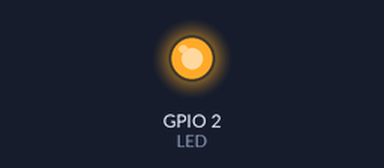
This program was run on a simulated ESP8266 (NodeMCU). On the bench: output pins drawn as LEDs (lit = HIGH). A WiFi scan finds three made-up networks; what the program prints to the serial monitor is not drawn.

Above: at 2.9 s.
At 4.58 s:
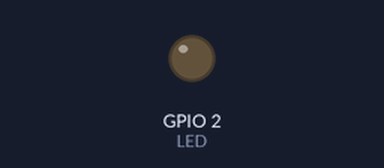
Timing chart, 0 to 5.4 s (numbered marks = the images above):
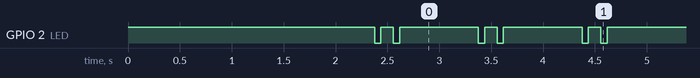

The program:

main.cpp
```cpp
// ESP8266 / ESP32 health checker.
//
// Level-3 bring-up tool for the WoT building gateway: flash this to each board
// as you plug it in to confirm it is healthy before giving it a device role.
// It prints chip / flash / power / radio diagnostics once at boot with a
// PASS / FAIL summary, then blinks the onboard LED as a "still alive" heartbeat
// and reprints free heap every few seconds so you can watch for memory leaks or
// brownout resets.
//
// Dual-architecture on purpose: the same tool covers ESP8266 (NodeMCU Amica)
// and ESP32 dev boards. Arch-specific bits are behind #if guards.
// Nothing here is WoT-specific: it is a pure hardware sanity check.

#include <Arduino.h>

#if defined(ESP8266)
  #include <ESP8266WiFi.h>
  // Read internal supply voltage on the VCC pin. Requires A0/TOUT unconnected
  // (NodeMCU Amica leaves A0 free by default).
  ADC_MODE(ADC_VCC);
  #define LED_ON()  digitalWrite(LED, LOW)    // ESP-12E LED (GPIO2) is active-LOW
  #define LED_OFF() digitalWrite(LED, HIGH)
#elif defined(ESP32)
  #include <WiFi.h>
  #ifndef LED_BUILTIN
    #define LED_BUILTIN 2                       // generic ESP32 devkit LED
  #endif
  #define LED_ON()  digitalWrite(LED, HIGH)    // ESP32 devkit LED is active-HIGH
  #define LED_OFF() digitalWrite(LED, LOW)
#else
  #error "Unsupported target: build for ESP8266 or ESP32"
#endif

static const uint8_t LED = LED_BUILTIN;

static bool g_allPass = true;

static void check(const char *label, bool ok, const String &detail) {
  Serial.printf("  [%s] %-22s %s\n", ok ? "PASS" : "FAIL", label, detail.c_str());
  if (!ok) g_allPass = false;
}

static void banner(const char *text) {
  Serial.println();
  Serial.println(F("========================================"));
  Serial.print(F("  "));
  Serial.println(text);
  Serial.println(F("========================================"));
}

static void scanRadio() {
  banner("WiFi radio scan");
  WiFi.mode(WIFI_STA);
  WiFi.disconnect();
  delay(100);

  int n = WiFi.scanNetworks();
  if (n < 0) {
    check("WiFi scan", false, "scanNetworks() returned error");
    return;
  }
  // A working radio almost always sees at least one AP in a lab. Zero is a soft
  // warning (shielded room?) but still proves the scan ran, so we only fail on
  // an outright scan error above.
  check("WiFi scan", true, String(n) + " network(s) visible");
  for (int i = 0; i < n && i < 10; i++) {
    Serial.printf("      %2d) %-24s  ch%-2d  %4d dBm  %s\n",
                  i + 1,
                  WiFi.SSID(i).c_str(),
                  WiFi.channel(i),
                  WiFi.RSSI(i),
#if defined(ESP8266)
                  WiFi.encryptionType(i) == ENC_TYPE_NONE ? "open" : "enc");
#else
                  WiFi.encryptionType(i) == WIFI_AUTH_OPEN ? "open" : "enc");
#endif
  }
  WiFi.scanDelete();
}

static void report() {
  banner("HEALTH CHECK");

  // --- Identity (common) ---
  Serial.printf("  MAC (STA)      : %s\n", WiFi.macAddress().c_str());
  Serial.printf("  CPU freq       : %u MHz\n", ESP.getCpuFreqMHz());
  Serial.printf("  SDK            : %s\n", ESP.getSdkVersion());

#if defined(ESP8266)
  Serial.printf("  Chip ID        : %06X\n", ESP.getChipId());
  Serial.printf("  Core           : %s\n", ESP.getCoreVersion().c_str());
  Serial.printf("  Reset reason   : %s\n", ESP.getResetReason().c_str());
  uint32_t realSize = ESP.getFlashChipRealSize();
  uint32_t confSize = ESP.getFlashChipSize();
  Serial.printf("  Flash chip ID  : %08X\n", ESP.getFlashChipId());
  Serial.printf("  Flash real     : %u KB\n", realSize / 1024);
  Serial.printf("  Flash config   : %u KB\n", confSize / 1024);
#elif defined(ESP32)
  Serial.printf("  Chip model     : %s rev %d\n", ESP.getChipModel(), ESP.getChipRevision());
  Serial.printf("  Cores          : %d\n", ESP.getChipCores());
  uint32_t confSize = ESP.getFlashChipSize();
  Serial.printf("  Flash config   : %u KB\n", confSize / 1024);
  Serial.printf("  PSRAM          : %u KB\n", ESP.getPsramSize() / 1024);
#endif
  Serial.println();

  banner("DIAGNOSTIC SUMMARY");

#if defined(ESP8266)
  // Flash mismatch is the #1 cause of clones that upload fine but crash at
  // runtime, so it is a hard check.
  check("Flash size match", realSize == confSize,
        realSize == confSize ? "ok" : "CLONE? real != configured");
#elif defined(ESP32)
  // ESP32 can't read the chip's true size at runtime; esptool verified it on
  // connect. Just confirm the firmware was built with a sane, non-zero size.
  check("Flash config sane", confSize >= 2 * 1024 * 1024,
        String(confSize / 1024) + " KB");
#endif

  // Free heap: both parts should have plenty free at boot.
  uint32_t heap = ESP.getFreeHeap();
  check("Free heap", heap > 20000, String(heap) + " bytes");

#if defined(ESP8266)
  // Heap fragmentation (0 = none). High at boot is abnormal. (ESP8266 only.)
  uint8_t frag = ESP.getHeapFragmentation();
  check("Heap fragmentation", frag < 20, String(frag) + " %");

  // Supply voltage. USB-powered the 3V3 rail reads ~3.0-3.3 V. Low -> weak
  // USB cable/port -> brownouts under WiFi TX.
  float vcc = ESP.getVcc() / 1000.0f;
  check("Supply voltage", vcc > 2.9f && vcc < 3.6f, String(vcc, 3) + " V");
#elif defined(ESP32)
  // No runtime VCC on ESP32. The on-die temp sensor is a rough liveness/thermal
  // sanity signal (info only; early-silicon reading is approximate).
  Serial.printf("  [info] Die temperature      %.1f C\n", temperatureRead());
#endif

  Serial.println();
  Serial.printf("  >>> OVERALL: %s <<<\n", g_allPass ? "PASS" : "CHECK FAILURES ABOVE");
  Serial.println();
}

void setup() {
  pinMode(LED, OUTPUT);
  LED_OFF();

  Serial.begin(115200);
  delay(200);
  Serial.println();
  Serial.println();

  report();
  scanRadio();

  Serial.println(F("Entering heartbeat loop (LED blink + heap watch)...\n"));
}

void loop() {
  static uint32_t last = 0;
  // Fast double-blink heartbeat so a healthy board is obvious at a glance.
  LED_ON();  delay(60);
  LED_OFF(); delay(120);
  LED_ON();  delay(60);
  LED_OFF();

  if (millis() - last > 5000) {
    last = millis();
#if defined(ESP8266)
    Serial.printf("[%6lus] free heap: %u B   frag: %u%%   Vcc: %.3f V\n",
                  millis() / 1000, ESP.getFreeHeap(),
                  ESP.getHeapFragmentation(), ESP.getVcc() / 1000.0f);
#elif defined(ESP32)
    Serial.printf("[%6lus] free heap: %u B   temp: %.1f C\n",
                  millis() / 1000, ESP.getFreeHeap(), temperatureRead());
#endif
  }
  delay(760);
}
```

Measured:
- by itself, GPIO 2 (LED): repeats every 1.0 s: HIGH 0.12 s, LOW 0.06 s, HIGH 0.76 s, LOW 0.06 s
